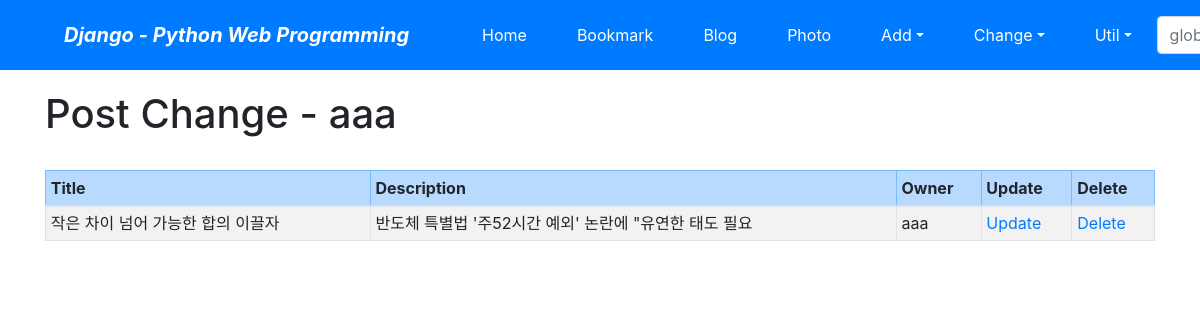
/blog/change/ (signed in), run on the app's committed database.
### blog/models.py (models this page shows, shortened)
class Post(models.Model):
  title = models.CharField(verbose_name="TITLE", max_length=50)
  slug = models.SlugField("SLUG", unique=True, allow_unicode=True, help_text='one word for alias')
  description = models.CharField("DESCRIPTION", max_length=100, blank=True, help_text='simple descriptin text')
  content = models.TextField('CONTENT')
  create_dt = models.DateTimeField('CREATE_DATE', auto_now_add=True)
  modify_dt = models.DateTimeField('MODIFY_DATE', auto_now=True)
  tags = TaggableManager(blank=True)
  owner = models.ForeignKey(User, on_delete=models.CASCADE, verbose_name='OWNER', blank=True, null=True)
  class Meta:
    verbose_name = 'post'
    verbose_name_plural= 'posts'
    db_table = 'blog_posts'
    ordering = ('-modify_dt',)

### blog/views.py (the view)
class PostChangeLV(LoginRequiredMixin, ListView):
    template_name = 'blog/post_change_list.html'
    def get_queryset(self):
        return Post.objects.filter(owner=self.request.user)

### templates/blog/post_change_list.html (shortened to what this page needs)
{% extends "base.html" %}
{% block content %}
    <h1>Post Change - {{user}}</h1>
    <br>
    <table class="table table-bordered table-sm table-striped">
        <thead>
        <tr class="table-primary">
            <th>Title</th>
            <th>Description</th>
            <th>Owner</th>
            <th>Update</th>
            <th>Delete</th>
        </tr>
        </thead>
        <tbody>
        {% for item in object_list %}
        <tr>
            <td>{{ item.title }}</td>
            <td>{{ item.description }}</td>
            <td>{{ item.owner }}</td>
            <td><a href="{% url 'blog:update' item.id %}">Update</a></td>
            <td><a href="{% url 'blog:delete' item.id %}">Delete</a></td>
        </tr>
        {% endfor %}
        </tbody>
    </table>
{% endblock %}

### data on the page
Post: title "작은 차이 넘어 가능한 합의 이끌자", description "반도체 특별법 '주52시간 예외' 논란에 \"유연한 태도 필요", owner "aaa"

### other printed values
{{ user }} "aaa"
